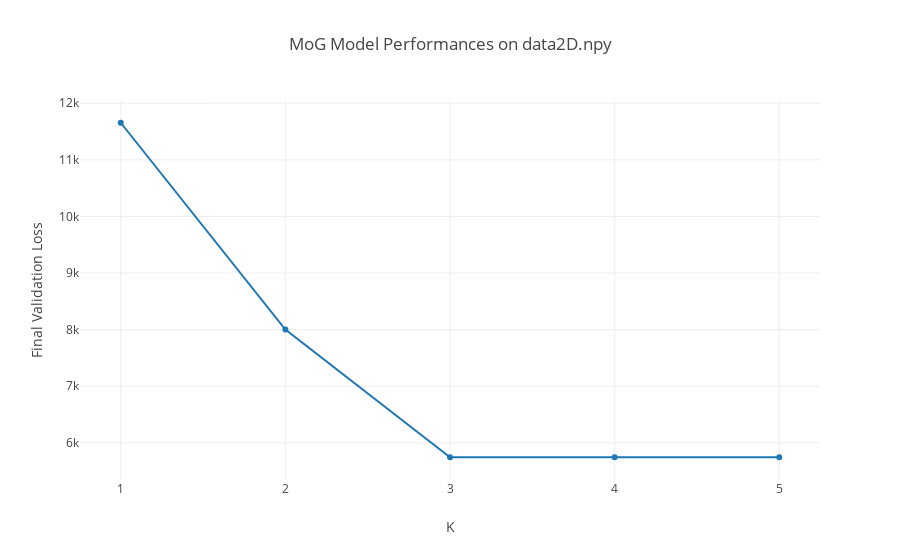

The notebook cell this image was saved under:
### Markdown cell above
### Compare relative performance between different clusters

### Code cell
def IGraph_2_2_3(results):
    valid_loss = [result['valid_loss'][-1] for result in results]
    
    figure = {
        'data': [],
        'layout': {}
    }
    
    figure['data'].append({
        'x': [k + 1 for k in range(5)],
        'y': valid_loss,
    })
    
    figure['layout'] = {
        'title': 'MoG Model Performances on data2D.npy',
        'showlegend': False,
        'xaxis': {'title': 'K', 'dtick': 1},
        'yaxis': {'title': 'Final Validation Loss'}
    }
    
    py.iplot(figure, \
             filename='/ECE521: A3/Q2: Mixture of Gaussians/Q2.3_compare_MoG_clusters',\
             sharing='private')
    return pyo.iplot(figure)

IGraph_2_2_3(results_2_2_3)

### Figure 1 — Plotly figure (JSON) as saved in the notebook; plotly's stock layout.template omitted (floating-point values rounded to 4 significant figures)
{"data": [{"x": [1, 2, 3, 4, 5], "y": [11660.0, 8001.0, 5744.0, 5744.0, 5745.0]}], "layout": {"showlegend": false, "title": "MoG Model Performances on data2D.npy", "xaxis": {"dtick": 1, "title": "K"}, "yaxis": {"title": "Final Validation Loss"}}}
